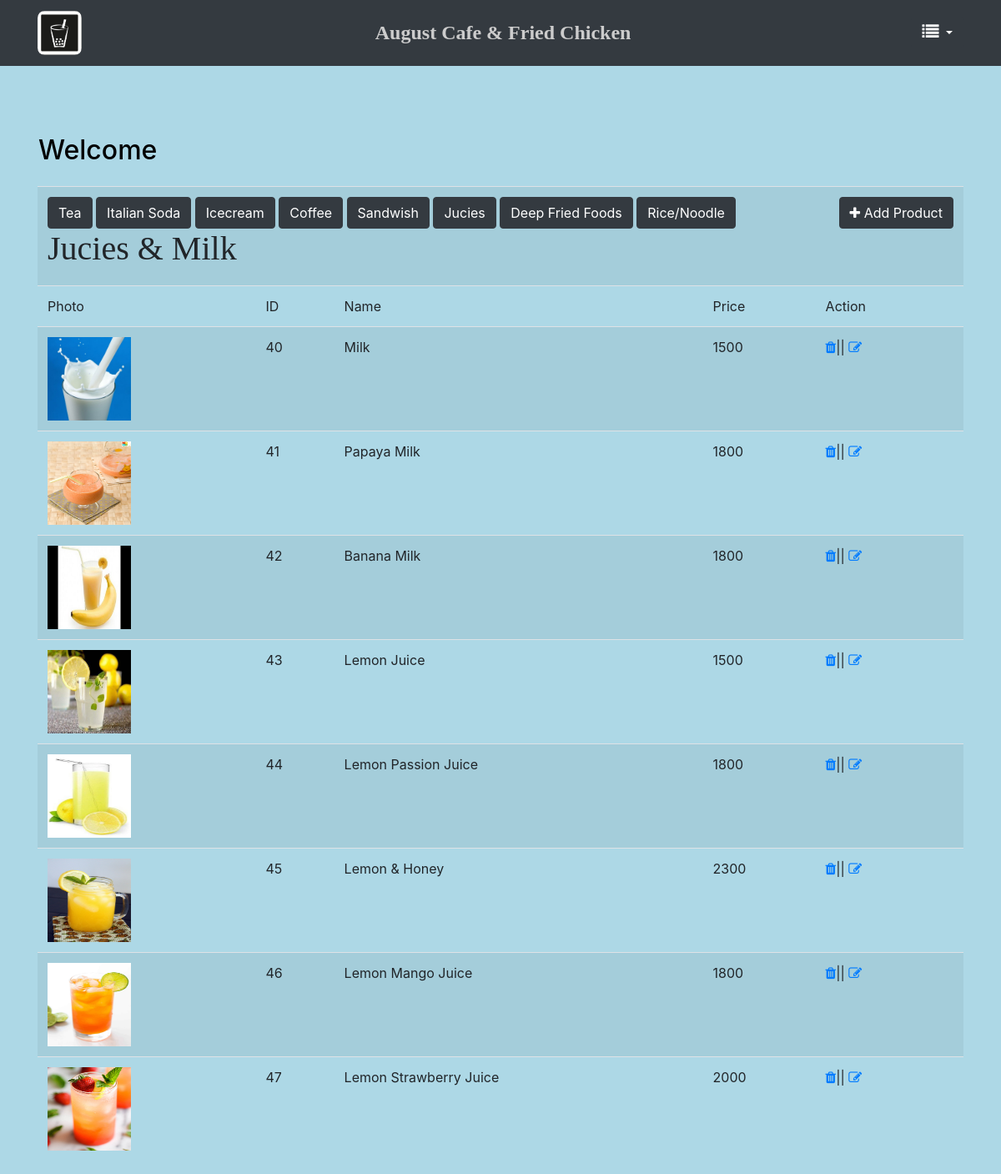
/admin/jucies.php, run on the app's committed database.
### tables this page shows
CREATE TABLE `menu` (
  `product_id` int(11) NOT NULL,
  `product_name` varchar(30) NOT NULL,
  `cat_id` int(11) NOT NULL,
  `price` int(11) NOT NULL,
  `photo` varchar(225) NOT NULL
);

### admin/jucies.php (the view, shortened to what this page needs)
<?php
	include "connect.php";
	?>
<!DOCTYPE html PUBLIC "-//W3C//DTD XHTML 1.0 Transitional//EN" "http://www.w3.org/TR/xhtml1/DTD/xhtml1-transitional.dtd">
<html xmlns="http://www.w3.org/1999/xhtml">
<head>
<link rel="stylesheet" type="text/css" href="style/bootstrap.min.css"/>
<link rel="stylesheet" type="text/css" href="style/icon/css/font-awesome.min.css"/>
<link rel="stylesheet" type="text/css" href="style.css"/>
</head>
<body style="background-color:lightblue">
<?php
	include "header.php"
?>
<div class="container top">
	<div class="row">
    	<div class="col-lg-12 col-md-12 col-sm-12" >
        	    <div class="page-header p-3 ">
    	<div class="row" style="margin-top:1rem">
                	<h2 style="color:black"> Welcome </h2>
        </div>
        </div>
        </div>
    </div>
    	<div class="row">
			<div class="col-md-12">
            	<table class="table table-striped">
                <tr>
                	<td colspan="4" align="left">
                    <a href="tea.php" class="btn btn-dark">Tea</a>
                    <a href="soda.php" class="btn btn-dark">Italian Soda</a>
                    <a href="icecream.php" class="btn btn-dark">Icecream</a>
                     <a href="coffee.php" class="btn btn-dark">Coffee</a>
                    <a href="sandwich.php" class="btn btn-dark">Sandwish</a>
                    <a href="jucies.php" class="btn btn-dark">Jucies</a>
                    <a href="deep.php" class="btn btn-dark">Deep Fried Foods</a>
                    <a href="rice.php" class="btn btn-dark">Rice/Noodle</a>
			<h1 style="font-family:Algerian">Jucies & Milk</h1>
                    </td>
                    <td align="right"><a href="menu.php" class="btn btn-dark"> <span class="fa fa-plus"></span>&nbsp;Add Product</a></td>
                </tr>
  <tr>
    <td>Photo</td>
    <td>ID</td>
    <td>Name</td>
    <td>Price</td>
    <td>Action</td>
  </tr>
  <?php
		$query="select * from menu where cat_id=6 order by product_id ";
		$go_query=mysqli_query($connection,$query);
		while($row=mysqli_fetch_array($go_query))
		{
			$product_id=$row['product_id'];
			$product_name=$row['product_name'];
			$price=$row['price'];
			$photo=$row['photo'];
			echo"<tr>";
			echo"<td><img src='photo/{$photo}'width='100'height='100'></td>";
			echo"<td>{$product_id}</td>";
			echo"<td>{$product_name}</td>";
			echo"<td>{$price}</td>";
			echo"<td><a href='menulist.php?action=delete&p_id={$product_id}'class='fa fa-trash'onclick=\"return confirm('Are You Sure?')\"></a>||
			<a href='edit.php?action=edit&p_id={$product_id}'class='fa fa-edit' ></a></td>";
			echo"</tr>";
		}
  ?>
</table>
            </div>
        </div>
    </div>
</body>
</html>

### admin/header.php (shortened to what this page needs)
<nav class="navbar navbar-expand-md bg-dark navbar-dark">
	<div class="container">
      <a class="navbar-brand" href="dashboard.php">
          <img src="photo/logo1.jpg " class="img" />
      </a>
      <p style="font-size:24px;font-family:AlgerianBasD;color:#CCC;padding-left:-50rem;margin-bottom: -0px;font-weight: bold">
          August Cafe & Fried Chicken
      </p>
        <div>
              <ul class="nav justify-content-end">
                  <li class="nav-item">
                      <div class="dropdown">
                            <button type="button" class="btn btn-dark dropdown-toggle" data-toggle="dropdown">
                                  <i  class="fa fa-list" style="font-size:20px"></i>
                            </button>
                      </div>
                  </li>
              </ul>
        </div>
  </div>
</nav>

### admin/style.css (style rules this page uses)
.top { margin-top:50px; }

### admin/header.php (style rules this page uses)
.img { width: 3.3rem; height:3.3rem; border-radius:16%; }

### data on the page
menu: photo (picture), product_id "40", product_name "Milk", price "1500"
menu: photo (picture), product_id "41", product_name "Papaya Milk", price "1800"
menu: photo (picture), product_id "42", product_name "Banana Milk", price "1800"
menu: photo (picture), product_id "43", product_name "Lemon Juice", price "1500"
menu: photo (picture), product_id "44", product_name "Lemon Passion Juice", price "1800"
menu: photo (picture), product_id "45", product_name "Lemon & Honey", price "2300"
menu: photo (picture), product_id "46", product_name "Lemon Mango Juice", price "1800"
menu: photo (picture), product_id "47", product_name "Lemon Strawberry Juice", price "2000"
